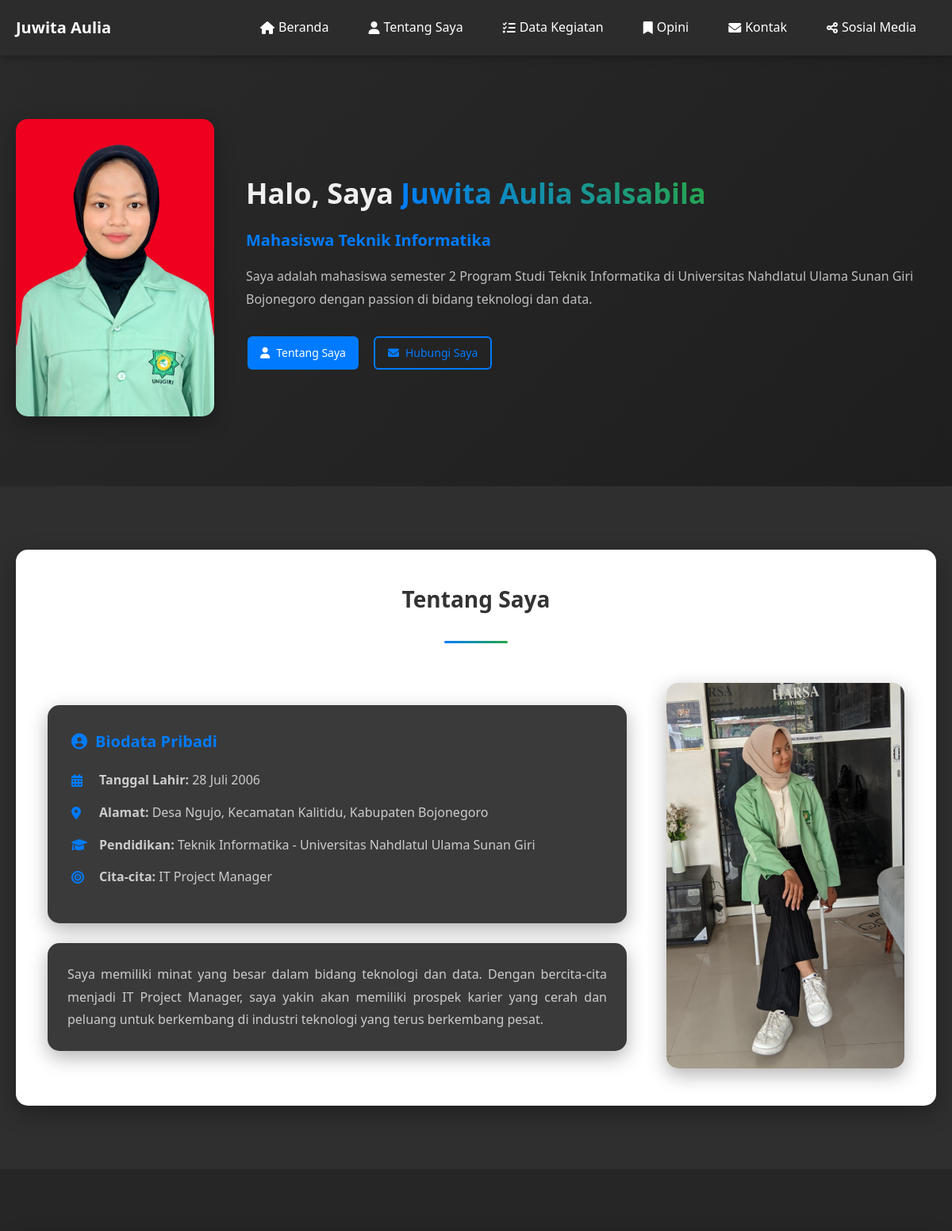
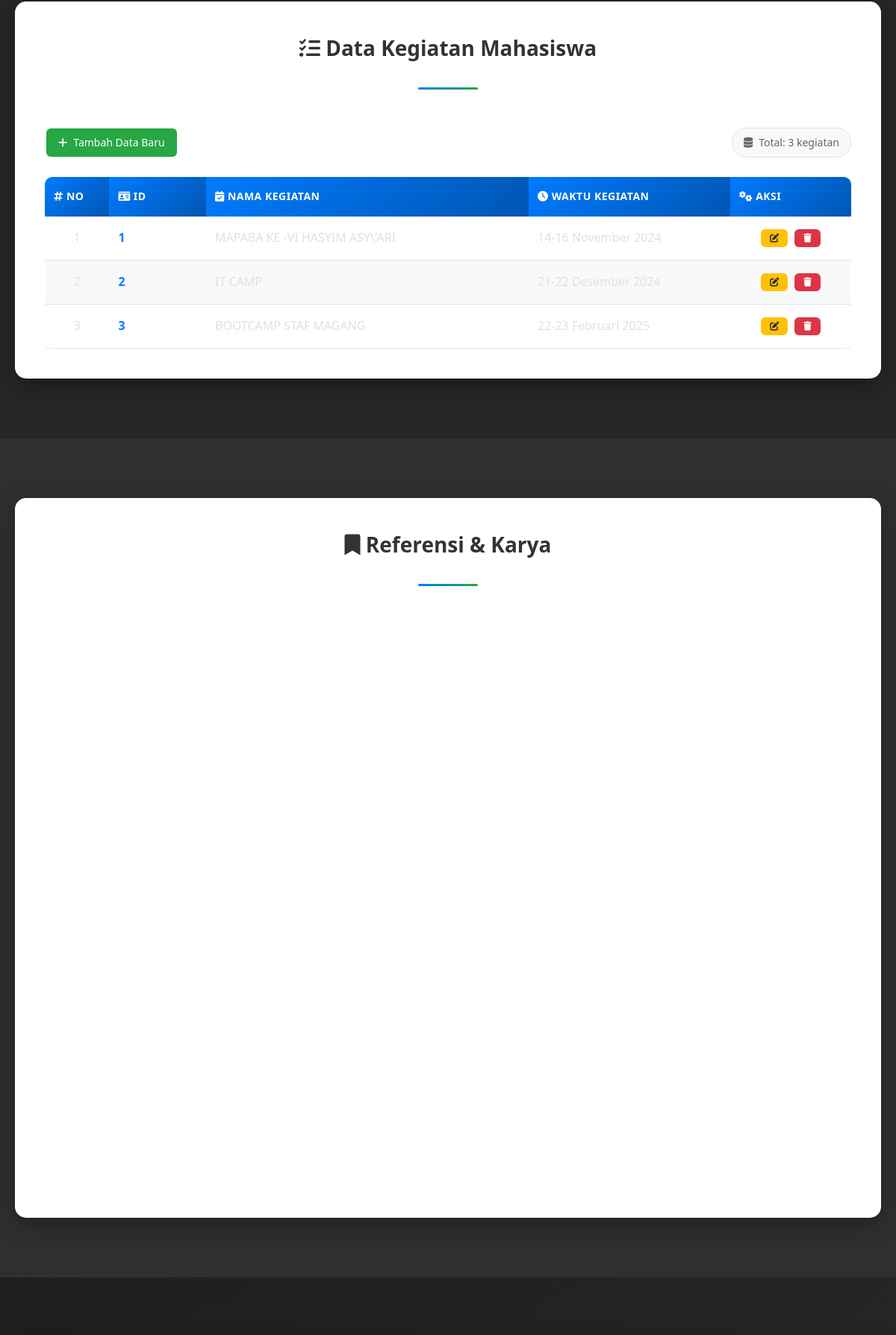
The page / (upper part) on the database its author committed (2 pictures, top to bottom).
### tables this page shows
CREATE TABLE `tb_mahasiswa` (
  `id` int(15) NOT NULL,
  `nama_kegiatan` varchar(50) NOT NULL,
  `waktu_kegiatan` varchar(50) NOT NULL
);

### index.php (the view, shortened to what this page needs)
<?php
include 'koneksi.php';
$query = "SELECT * FROM tb_mahasiswa ORDER BY id";
$result = mysqli_query($koneksi, $query);
?>
<!DOCTYPE html>
<html lang="id">
<head>
  <link rel="stylesheet" href="style.css">
  <link href="https://cdnjs.cloudflare.com/ajax/libs/font-awesome/6.0.0/css/all.min.css" rel="stylesheet">
</head>
<body>
<header>
  <nav>
    <div class="nav-container">
      <div class="nav-brand">
        <h3>Juwita Aulia</h3>
      </div>
      <ul class="nav-menu">
        <li><a href="#beranda"><i class="fas fa-home"></i> Beranda</a></li>
        <li><a href="#tentang"><i class="fas fa-user"></i> Tentang Saya</a></li>
        <li><a href="#portofolio"><i class="fas fa-tasks"></i> Data Kegiatan</a></li>
        <li><a href="#opini"><i class="fas fa-bookmark"></i> Opini</a></li>
        <li><a href="#kontak"><i class="fas fa-envelope"></i> Kontak</a></li>
        <li class="dropdown">
          <a href="#" class="dropdown-toggle"><i class="fas fa-share-alt"></i> Sosial Media</a>
        </li>
      </ul>
    </div>
  </nav>
</header>
<main>
  <section class="intro" id="beranda">
    <div class="intro-container">
      <div class="intro-content">
        <div class="intro-image">
          <img src="foto1.jpg" alt="Foto Juwita Aulia Salsabila" width="250">
        </div>
        <div class="intro-text">
          <h1>Halo, Saya <span class="highlight">Juwita Aulia Salsabila</span></h1>
          <p class="intro-subtitle">Mahasiswa Teknik Informatika</p>
          <p class="intro-description">
            Saya adalah mahasiswa semester 2 Program Studi Teknik Informatika di
            Universitas Nahdlatul Ulama Sunan Giri Bojonegoro dengan passion di bidang teknologi dan data.
          </p>
          <div class="intro-buttons">
            <a href="#tentang" class="btn btn-primary">
              <i class="fas fa-user"></i> Tentang Saya
            </a>
            <a href="#kontak" class="btn btn-outline">
              <i class="fas fa-envelope"></i> Hubungi Saya
            </a>
          </div>
        </div>
      </div>
    </div>
  </section>
  <section class="tentang-saya" id="tentang">
    <div class="container">
      <div class="section-header">
        <h2>Tentang Saya</h2>
        <div class="section-line"></div>
      </div>
      <div class="tentang-container">
        <div class="tentang-text">
          <div class="info-card">
            <h3><i class="fas fa-user-circle"></i> Biodata Pribadi</h3>
            <div class="info-item">
              <i class="fas fa-calendar-alt"></i>
              <span><strong>Tanggal Lahir:</strong> 28 Juli 2006</span>
            </div>
            <div class="info-item">
              <i class="fas fa-map-marker-alt"></i>
              <span><strong>Alamat:</strong> Desa Ngujo, Kecamatan Kalitidu, Kabupaten Bojonegoro</span>
            </div>
            <div class="info-item">
              <i class="fas fa-graduation-cap"></i>
              <span><strong>Pendidikan:</strong> Teknik Informatika - Universitas Nahdlatul Ulama Sunan Giri</span>
            </div>
            <div class="info-item">
              <i class="fas fa-bullseye"></i>
              <span><strong>Cita-cita:</strong> IT Project Manager</span>
            </div>
          </div>
          <div class="description-card">
            <p>
              Saya memiliki minat yang besar dalam bidang teknologi dan data.
              Dengan bercita-cita menjadi IT Project Manager, saya yakin akan memiliki
              prospek karier yang cerah dan peluang untuk berkembang di industri teknologi yang terus berkembang pesat.
            </p>
          </div>
        </div>
        <div class="tentang-image">
          <img src="foto salsa2 - Copy.jpg" alt="Tentang Saya" width="300">
        </div>
      </div>
    </div>
  </section>
  <section class="portofolio" id="portofolio">
    <div class="container">
      <div class="section-header">
        <h2><i class="fas fa-tasks"></i> Data Kegiatan Mahasiswa</h2>
        <div class="section-line"></div>
      </div>
      <div class="table-header">
        <div class="table-actions">
          <a href="tambah.php" class="btn btn-success">
            <i class="fas fa-plus"></i> Tambah Data Baru
          </a>
        </div>
        <div class="data-info">
          <div class="data-count">
            <i class="fas fa-database"></i>
            Total: <?php echo mysqli_num_rows($result); ?> kegiatan
          </div>
        </div>
      </div>
      <div class="table-container">
        <?php if (mysqli_num_rows($result) > 0): ?>
          <div class="table-responsive">
            <table class="data-table">
              <thead>
                <tr>
                  <th width="8%"><i class="fas fa-hashtag"></i> No</th>
                  <th width="12%"><i class="fas fa-id-card"></i> ID</th>
                  <th width="40%"><i class="fas fa-calendar-check"></i> Nama Kegiatan</th>
                  <th width="25%"><i class="fas fa-clock"></i> Waktu Kegiatan</th>
                  <th width="15%"><i class="fas fa-cogs"></i> Aksi</th>
                </tr>
              </thead>
              <tbody>
                <?php
                $no = 1;
                while ($row = mysqli_fetch_assoc($result)):
                ?>
                <tr>
                  <td class="text-center"><?php echo $no++; ?></td>
                  <td class="id-cell"><?php echo htmlspecialchars($row['id']); ?></td>
                  <td class="nama-cell"><?php echo htmlspecialchars($row['nama_kegiatan']); ?></td>
                  <td class="waktu-cell"><?php echo nl2br(htmlspecialchars($row['waktu_kegiatan'])); ?></td>
                  <td class="action-cell">
                    <div class="action-buttons">
                      <a href="edit.php?id=<?php echo urlencode($row['id']); ?>"
                         class="btn btn-warning btn-sm"
                         title="Edit data">
                        <i class="fas fa-edit"></i>
                      </a>
                      <a href="hapus.php?id=<?php echo urlencode($row['id']); ?>"
                         class="btn btn-danger btn-sm"
                         onclick="return confirm('⚠ Apakah Anda yakin ingin menghapus data:\n\n<?php echo addslashes($row['nama_kegiatan']); ?>?\n\nData yang dihapus tidak dapat dikembalikan!')"
                         title="Hapus data">
                        <i class="fas fa-trash"></i>
                      </a>
                    </div>
                  </td>
                </tr>
                <?php endwhile; ?>
              </tbody>
            </table>
          </div>
        <?php endif; ?>
      </div>
    </div>
  </section>
  <section class="opini" id="opini">
    <div class="container">
      <div class="section-header">
        <h2><i class="fas fa-bookmark"></i> Referensi & Karya</h2>
        <div class="section-line"></div>
      </div>
      <div class="grid-opini">
      </div>
    </div>
  </section>
  <section class="kontak" id="kontak">
  </section>
</main>
</body>
</html>

### rows shown on the page
tb_mahasiswa: id "1", nama_kegiatan "MAPABA KE -VI HASYIM ASY\\'ARI", waktu_kegiatan "14-16 November 2024"
tb_mahasiswa: id "2", nama_kegiatan "IT CAMP", waktu_kegiatan "21-22 Desember 2024"
tb_mahasiswa: id "3", nama_kegiatan "BOOTCAMP STAF MAGANG", waktu_kegiatan "22-23 Februari 2025"

### other values the page prints
mysqli_num_rows($result) "3"
